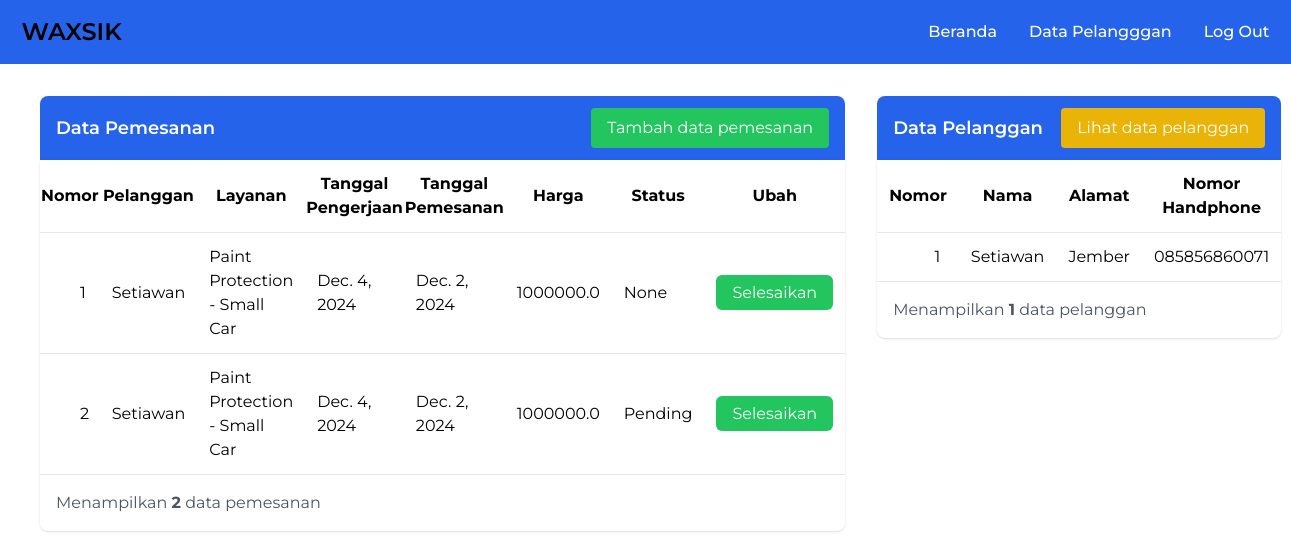
The page /dashboard-admin/ on the database its author committed.
### waxsik_website/models.py (models this page shows, shortened)
class DetailPemesanan(models.Model):
    id_pemesanan = models.AutoField(primary_key=True)
    tanggal_pengerjaan = models.DateField()
    tanggal_pemesanan = models.DateField()
    admin = models.ForeignKey(Admin, on_delete=models.SET_NULL, null=True, related_name='pemesanan')
    pelanggan = models.ForeignKey(Pelanggan, on_delete=models.SET_NULL, null=True, related_name='pemesanan')
    layanan_sewa = models.ForeignKey(LayananSewa, on_delete=models.CASCADE, related_name='pemesanan')
    status = models.ForeignKey(StatusPemesanan, on_delete=models.SET_NULL, null=True, related_name='pemesanan')
    @property
    def harga(self):
        return self.layanan_sewa.harga_layanan

class Pelanggan(models.Model):
    id_customer = models.AutoField(primary_key=True)
    nama_pelanggan = models.CharField(max_length=100)
    alamat = models.CharField(max_length=200)
    nomor_hp = models.CharField(max_length=20)
    def __str__(self):
        return self.nama_pelanggan

class LayananSewa(models.Model):
    id_layanan = models.AutoField(primary_key=True)
    id_kategori = models.ForeignKey(KategoriMobil, on_delete=models.CASCADE, related_name='layanan')
    id_jenis_layanan = models.ForeignKey(JenisLayanan, on_delete=models.CASCADE, related_name='layanan')
    harga_layanan = models.FloatField()
    def __str__(self):
        return f"{self.id_jenis_layanan.nama_layanan} - {self.id_kategori.nama_kategori}"

class JenisLayanan(models.Model):
    id_jenis_layanan = models.AutoField(primary_key=True)
    nama_layanan = models.CharField(max_length=50)

class KategoriMobil(models.Model):
    id_kategori = models.AutoField(primary_key=True)
    nama_kategori = models.CharField(max_length=50)

class StatusPemesanan(models.Model):
    id_status = models.AutoField(primary_key=True)
    status = models.CharField(max_length=100)
    def __str__(self):
        return self.status

### waxsik_website/views.py (the view)
# urls.py: path('dashboard-admin/', views.admin_dashboard, name="dashboard-admin"),
def admin_dashboard(request):
    data_pelanggan = Pelanggan.objects.all()
    data_pemesanan = DetailPemesanan.objects.all()
    context = {
        'data_pemesanan': data_pemesanan,
        'data_pelanggan': data_pelanggan
    }
    return render(request, 'admin/dashboard.html', context)

### waxsik_website/templates/admin/dashboard.html (shortened to what this page needs)
{% extends 'base/base-admin.html' %}
{% block content %}
<div class="grid grid-cols-[1fr_0.4fr] gap-8 mt-8">
    <div>
        <div class="bg-blue-600 text-white py-3 px-4 rounded-t-lg flex justify-between items-center">
            <h1 class="text-lg font-semibold">Data Pemesanan</h1>
            <div>
                <button class="bg-green-500 hover:bg-green-400 text-white py-2 px-4 ml-2 rounded inline-flex items-center">
                    <a href="{% url 'create-data-pemesanan' %}">Tambah data pemesanan</a>
                </button>
            </div>
        </div>
        <div class="bg-white rounded-b-lg shadow">
            <div class="rounded-b-[10px]">
            <table class="table-auto w-full text-left border-collapse px-2">
                    <thead>
                        <tr >
                            <th class="py-3 border-b text-center">Nomor</th>
                            <th class="py-3 border-b text-center">Pelanggan</th>
                            <th class="py-3 border-b text-center">Layanan</th>
                            <th class="py-3 border-b text-center">Tanggal Pengerjaan</th>
                            <th class="py-3 border-b text-center">Tanggal Pemesanan</th>
                            <th class="py-3 border-b text-center">Harga</th>
                            <th class="py-3 border-b text-center">Status</th>
                            <th class="py-3 border-b text-center">Ubah</th>
                        </tr>
                    </thead>
                    <tbody>
                        {% for i in data_pemesanan %}
                        <tr class="hover:bg-gray-100">
                            <td class="pl-10 border-b">{{i.id_pemesanan}}</td>
                            <td class="p-3 border-b">{{i.pelanggan}}</td>
                            <td class="p-3 border-b">{{i.layanan_sewa}}</td>
                            <td class="p-3 border-b">{{i.tanggal_pengerjaan}}</td>
                            <td class="p-3 border-b">{{i.tanggal_pemesanan}}</td>
                            <td class="p-3 border-b">{{i.harga}}</td>
                            <td class="p-3 border-b">{{i.status}}</td>
                            <td class="p-3 border-b text-center items-center">
                                <a href="" class="hover:bg-green-400  text-white py-2 px-4 bg-green-500 rounded-md" value="Update">
                                    Selesaikan
                                </a>
                            </td>
                        </tr>
                        {% endfor %}
                    </tbody>
                </table>
                <div class="flex flex-end p-4">
                    <span class="text-gray-600">Menampilkan <b>{{data_pemesanan|length}}</b> data pemesanan</span>
                </div>
            </div>
        </div>
    </div>
    <div>
        <div class="bg-blue-600 text-white py-3 px-4 rounded-t-lg flex justify-between items-center">
            <h1 class="text-lg font-semibold">Data Pelanggan</h1>
            <div>
                <button class="bg-yellow-500 hover:bg-yellow-400 text-white py-2 px-4 ml-2 rounded inline-flex items-center">
                    <a href="{% url 'data-pelanggan' %}">Lihat data pelanggan</a>
                </button>
            </div>
        </div>
        <div class="bg-white rounded-b-lg shadow">
            <div class="rounded-b-[10px]">
            <table class="table-auto w-full text-left border-collapse px-2">
                    <thead>
                        <tr >
                            <th class="p-3 border-b text-center">Nomor</th>
                            <th class="p-3 border-b text-center">Nama</th>
                            <th class="p-3 border-b text-center">Alamat</th>
                            <th class="p-3 border-b text-center">Nomor Handphone</th>
                        </tr>
                    </thead>
                    <tbody>
                        {% for i in data_pelanggan %}
                        <tr class="hover:bg-gray-100">
                            <td class="pl-10 border-b text-center">{{i.id_customer}}</td>
                            <td class="p-3 border-b text-center">{{i.nama_pelanggan}}</td>
                            <td class="p-3 border-b text-center">{{i.alamat}}</td>
                            <td class="p-3 border-b text-center">{{i.nomor_hp}}</td>
                        </tr>
                        {% endfor %}
                    </tbody>
                </table>
                <div class="flex flex-end p-4">
                    <span class="text-gray-600">Menampilkan <b>{{data_pelanggan|length}}</b> data pelanggan</span>
                </div>
            </div>
        </div>
    </div>
</div>
{% endblock content %}

### waxsik_website/templates/base/base-admin.html (style rules this page uses)
* { font-family: 'Montserrat', 'sans-serif'; }

### rows shown on the page
DetailPemesanan: id_pemesanan "1", pelanggan "Setiawan", layanan_sewa "Paint Protection - Small Car", tanggal_pengerjaan "Dec. 4, 2024", tanggal_pemesanan "Dec. 2, 2024", harga "1000000.0", status "None"
DetailPemesanan: id_pemesanan "2", pelanggan "Setiawan", layanan_sewa "Paint Protection - Small Car", tanggal_pengerjaan "Dec. 4, 2024", tanggal_pemesanan "Dec. 2, 2024", harga "1000000.0", status "Pending"
Pelanggan: id_customer "1", nama_pelanggan "Setiawan", alamat "Jember", nomor_hp "085856860071"

### other values the page prints
{{ data_pemesanan|length }} "2"
{{ data_pelanggan|length }} "1"
